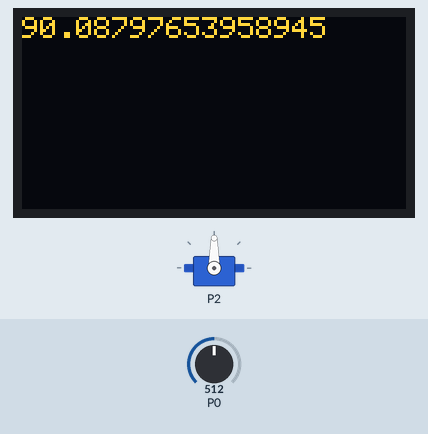
Simulated run of this program. Board: BBC micro:bit (MakeCode). On the bench: 128×64 one-colour display, servo. Inputs (shaded band) come from the test bench; at power-on: P0 = 512 (analog values on the 0–1023 scale). The OLED is the two-colour kind (top 16 rows yellow).

Above: at 1.2 s.
1.3 s: P0 set to 716
At 2.9 s:
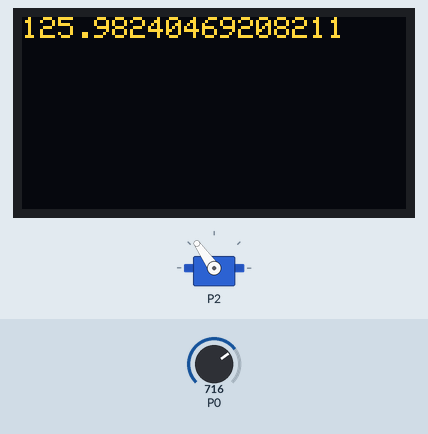
4.3 s: P0 set to 900
At 6.1 s:
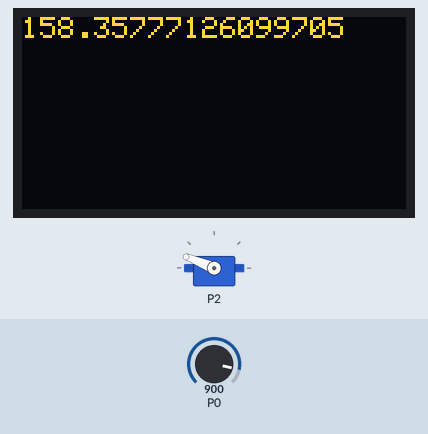
7.3 s: P0 set to 1023
At 8.2 s:
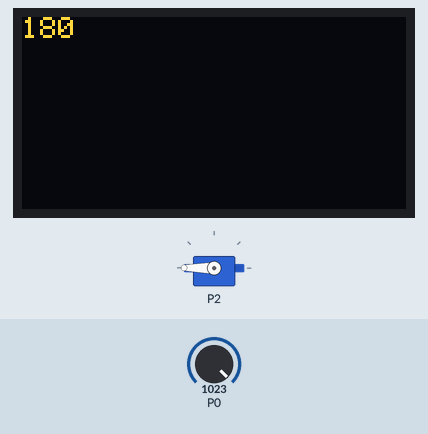
10.0 s: P0 set to 306
At 10.9 s:
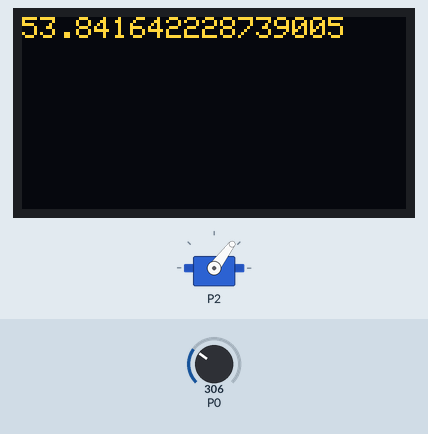
13.0 s: P0 set to 122
At 14.1 s:
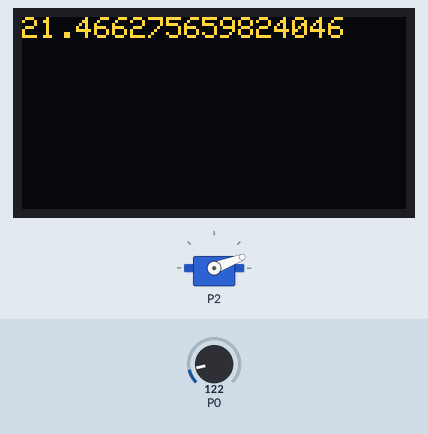
16.0 s: P0 set to 0
At 17.3 s:
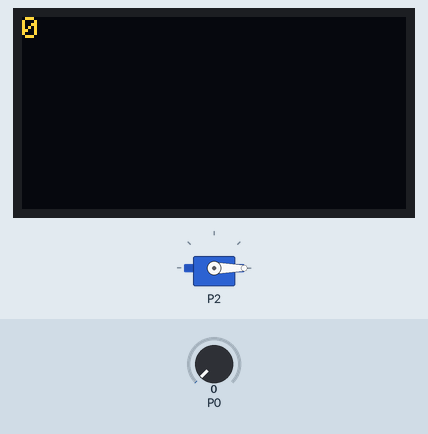
Timing chart, 0 to 19.0 s (numbered marks = the images above; inputs shaded):
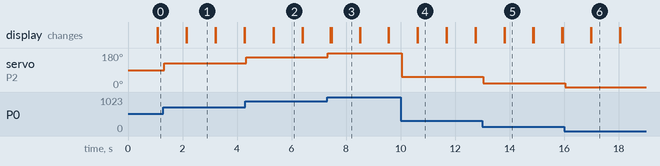

Measured:
- after the input at 1.3 s, servo on P2: 90° → 125° at once; the display: first differs from a run without the input after 0.86 s (image 1)
- after the input at 4.3 s, servo on P2: 125° → 158° at once; the display: first differs from a run without the input after 1.0 s (image 2)
- after the input at 7.3 s, servo on P2: 158° → 180° at once; the display: first differs from a run without the input after 0.17 s (image 3)
- after the input at 10.0 s, servo on P2: 180° → 53° at once; the display: first differs from a run without the input after 0.62 s (image 4)
- after the input at 13.0 s, servo on P2: 53° → 21° at once; the display: first differs from a run without the input after 0.81 s (image 5)
- after the input at 16.0 s, servo on P2: 21° → 0° at once; the display: first differs from a run without the input after 1.0 s (image 6)
- what the display in image 1 shows lasts 1.0 s, from 2.2 s to 3.2 s

The program:

main.ts
```typescript
let _1 = 0
OLED.init(128, 64)
basic.forever(function () {
    _1 = Math.map(pins.analogReadPin(AnalogPin.P0), 0, 1023, 0, 180)
})
basic.forever(function () {
    OLED.writeNum(_1)
    basic.pause(1000)
    OLED.clear()
})
basic.forever(function () {
    pins.servoWritePin(AnalogPin.P2, _1)
})
```

test.ts
```typescript
// 在此处测试；当此软件包作为插件使用时，将不会编译此软件包。
```
